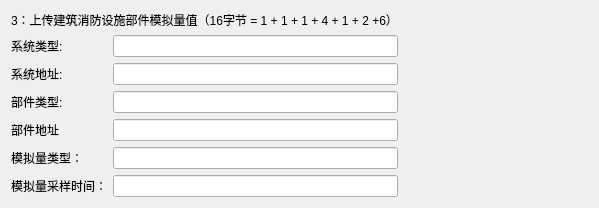
               <widget class="QWidget" name="page_3">
                <layout class="QGridLayout" name="gridLayout_6">
                 <item row="5" column="1">
                  <widget class="QLineEdit" name="Line_3_5"/>
                 </item>
                 <item row="3" column="0">
                  <widget class="QLabel" name="label_24">
                   <property name="text">
                    <string>部件类型:</string>
                   </property>
                  </widget>
                 </item>
                 <item row="1" column="2">
                  <spacer name="horizontalSpacer_3">
                   <property name="orientation">
                    <enum>Qt::Orientation::Horizontal</enum>
                   </property>
                   <property name="sizeHint" stdset="0">
                    <size>
                     <width>190</width>
                     <height>20</height>
                    </size>
                   </property>
                  </spacer>
                 </item>
                 <item row="1" column="1">
                  <widget class="QLineEdit" name="Line_3_1"/>
                 </item>
                 <item row="2" column="0">
                  <widget class="QLabel" name="label_25">
                   <property name="text">
                    <string>系统地址:</string>
                   </property>
                  </widget>
                 </item>
                 <item row="3" column="1">
                  <widget class="QLineEdit" name="Line_3_3"/>
                 </item>
                 <item row="0" column="0" colspan="2">
                  <widget class="QLabel" name="label_22">
                   <property name="maximumSize">
                    <size>
                     <width>16777215</width>
                     <height>60</height>
                    </size>
                   </property>
                   <property name="text">
                    <string>3：上传建筑消防设施部件模拟量值（16字节 = 1 + 1 + 1 + 4 + 1 + 2 +6）</string>
                   </property>
                  </widget>
                 </item>
                 <item row="2" column="1">
                  <widget class="QLineEdit" name="Line_3_2"/>
                 </item>
                 <item row="4" column="1">
                  <widget class="QLineEdit" name="Line_3_4"/>
                 </item>
                 <item row="1" column="0">
                  <widget class="QLabel" name="label_26">
                   <property name="text">
                    <string>系统类型:</string>
                   </property>
                  </widget>
                 </item>
                 <item row="5" column="0">
                  <widget class="QLabel" name="label_27">
                   <property name="text">
                    <string>模拟量类型：</string>
                   </property>
                  </widget>
                 </item>
                 <item row="4" column="0">
                  <widget class="QLabel" name="label_23">
                   <property name="text">
                    <string>部件地址</string>
                   </property>
                  </widget>
                 </item>
                 <item row="6" column="0">
                  <widget class="QLabel" name="label_34">
                   <property name="text">
                    <string>模拟量采样时间：</string>
                   </property>
                  </widget>
                 </item>
                 <item row="6" column="1">
                  <widget class="QLineEdit" name="Line_3_6"/>
                 </item>
                </layout>
               </widget>
